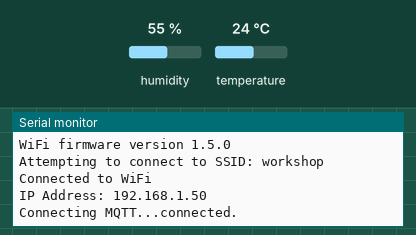
Simulated run of this sketch. Board: Arduino MKR. Shown: the last lines printed to the serial monitor. Inputs (shaded band) come from the test bench; at power-on: humidity 55 %, temperature 24 °C. WiFi joins after 1.5 s; servers stay silent unless stated; no MQTT or app messages arrive unless stated.

Above: at 5.7 s.
5.8 s: humidity set to 22 %
At 10.3 s:
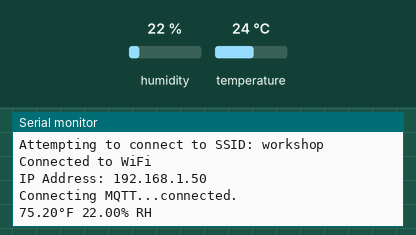
17.4 s: temperature set to 12 °C
At 20.4 s:
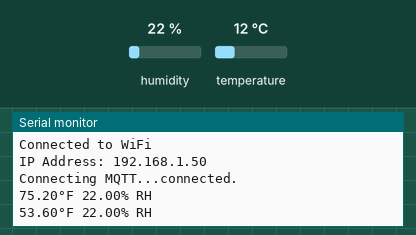
29.0 s: humidity set to 40 %
At 30.5 s:
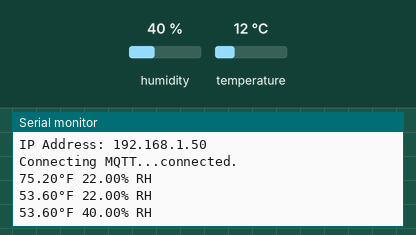

Measured:
- after the input at 5.8 s, the serial monitor: prints a new line after 4.2 s (image 1)
- after the input at 17.4 s, the serial monitor: prints a new line after 2.6 s (image 2)
- after the input at 29.0 s, the serial monitor: prints a new line after 1.0 s (image 3)

The sketch:

TemperatureHumidity.ino
```cpp
// IoT Workshop
// Send temperature and humidity data to MQTT
//
// Uses WiFiNINA https://www.arduino.cc/en/Reference/WiFiNINA
// Arduino MQTT Client Library https://github.com/arduino-libraries/ArduinoMqttClient
// Adafruit DHT Sensor Library https://github.com/adafruit/DHT-sensor-library
// Adafruit Unified Sensor Library https://github.com/adafruit/Adafruit_Sensor
//

#include <SPI.h>
#include <WiFiNINA.h>
#include <ArduinoMqttClient.h>

WiFiClient net;
MqttClient mqtt(net);

// Temperature and Humidity Sensor
#include <DHT.h>
#define DHTTYPE DHT22
#define DHTPIN  2
DHT dht(DHTPIN, DHTTYPE);

const char wifi_ssid[] = "workshop";
const char wifi_password[] = "wifi-password";

const char server[] = "broker.shiftr.io";
const int port = 1883;
const String clientId = "deviceX";
const String username = "try";
const String password = "try";

String temperatureTopic = "workshop/" + clientId + "/temperature";
String humidityTopic = "workshop/" + clientId + "/humidity";

// Publish every 10 seconds for the workshop. Real world apps need this data every 5 or 10 minutes.
unsigned long publishInterval = 10 * 1000;
unsigned long lastMillis = 0;

int status = WL_IDLE_STATUS;

void setup() {
  Serial.begin(9600);

  // Uncomment next line to wait for a serial connection
  // while (!Serial) { }

  // initialize temperature sensor
  dht.begin();

  Serial.println("Connecting WiFi");
  connectWiFi();
}

void loop() {
  mqtt.poll();

  if (!mqtt.connected()) {
    connectMQTT();
  }

  if (millis() - lastMillis > publishInterval) {
    lastMillis = millis();

    float temperature = dht.readTemperature(true);
    float humidity = dht.readHumidity();

    Serial.print(temperature);
    Serial.print("°F ");
    Serial.print(humidity);
    Serial.println("% RH");

    mqtt.beginMessage(temperatureTopic);
    mqtt.print(temperature);
    mqtt.endMessage();

    mqtt.beginMessage(humidityTopic);
    mqtt.print(humidity);
    mqtt.endMessage();
  }
}

void connectWiFi() {
  // Check for the WiFi module
  if (WiFi.status() == WL_NO_MODULE) {
    Serial.println("Communication with WiFi module failed!");
    // don't continue
    while (true);
  }

  Serial.print("WiFi firmware version ");
  Serial.println(WiFi.firmwareVersion());

  // attempt to connect to WiFi network
  while (status != WL_CONNECTED) {
    Serial.print("Attempting to connect to SSID: ");
    Serial.println(wifi_ssid);
    status = WiFi.begin(wifi_ssid, wifi_password);

    // wait 3 seconds for connection
    delay(3000);
  }
  Serial.println("Connected to WiFi");
  printWiFiStatus();

}

void connectMQTT() {
  Serial.print("Connecting MQTT...");
  mqtt.setId(clientId);
  mqtt.setUsernamePassword(username, password);

  while (!mqtt.connect(server, port)) {
    Serial.print(".");
    delay(500);
  }

  Serial.println("connected.");
}

void printWiFiStatus() {
  // print your WiFi IP address:
  IPAddress ip = WiFi.localIP();
  Serial.print("IP Address: ");
  Serial.println(ip);
}
```
